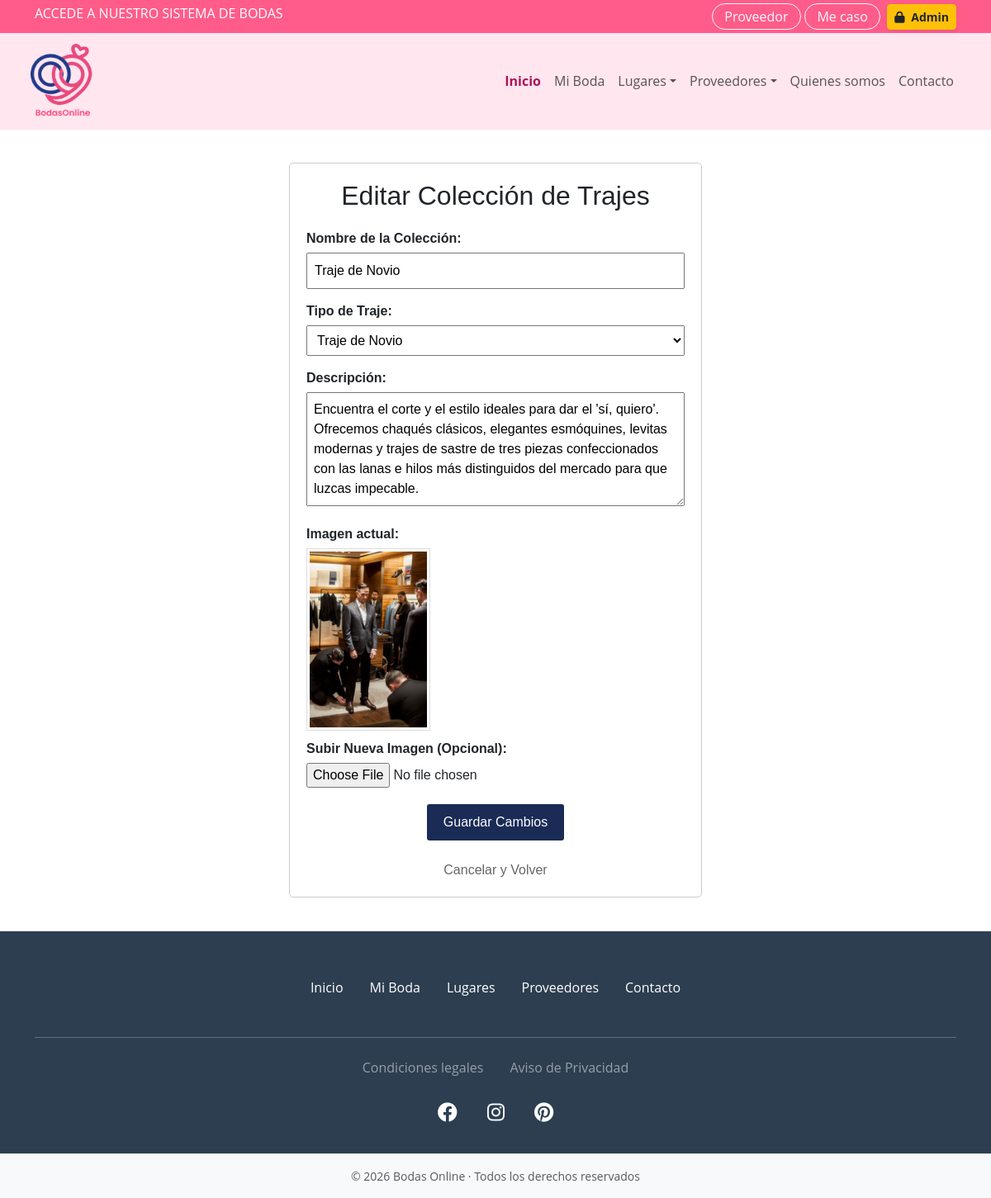
The app's page /editar_traje.php?idTraje=1 (signed in) with its own data.
### tables this page shows
CREATE TABLE `trajestb` (
  `idTraje` int NOT NULL,
  `nombreTraje` varchar(100) NOT NULL,
  `imgTraje` varchar(255) NOT NULL,
  `tipoTraje` varchar(50) NOT NULL,
  `descripcionTraje` text
);

### editar_traje.php (the view, shortened to what this page needs)
<?php
require_once("conexion.php");
$idTraje = $_GET['idTraje'];
$consulta = "SELECT * FROM trajestb WHERE idTraje = ?";
$sentencia = $conexion->prepare($consulta);
$sentencia->execute([$idTraje]);
$traje = $sentencia->fetch(PDO::FETCH_ASSOC);
?>
<?php include_once("header.php"); ?>
<div style="max-width: 500px; margin: 40px auto; padding: 20px; border: 1px solid #ccc; border-radius: 5px; background-color: #fff; font-family: sans-serif;">
    <h2 style="text-align: center; margin-bottom: 20px;">Editar Colección de Trajes</h2>
    <form action="" method="POST" enctype="multipart/form-data">
        <div style="margin-bottom: 15px;">
            <label style="display: block; margin-bottom: 5px; font-weight: bold;">Nombre de la Colección:</label>
            <input type="text" name="nombreTraje" value="<?= htmlspecialchars($traje['nombreTraje']) ?>" required style="width: 100%; padding: 8px; box-sizing: border-box;">
        </div>
        <div style="margin-bottom: 15px;">
            <label style="display: block; margin-bottom: 5px; font-weight: bold;">Tipo de Traje:</label>
            <select name="tipoTraje" required style="width: 100%; padding: 8px; box-sizing: border-box;">
                <option value="novio" <?= ($traje['tipoTraje'] == 'novio') ? 'selected' : '' ?>>Traje de Novio</option>
            </select>
        </div>
        <div style="margin-bottom: 15px;">
            <label style="display: block; margin-bottom: 5px; font-weight: bold;">Descripción:</label>
            <textarea name="descripcionTraje" rows="5" required style="width: 100%; padding: 8px; box-sizing: border-box;"><?= htmlspecialchars($traje['descripcionTraje']) ?></textarea>
        </div>
        <div style="margin-bottom: 20px;">
            <label style="display: block; margin-bottom: 5px; font-weight: bold;">Imagen actual:</label>
            <img src="<?= htmlspecialchars($traje['imgTraje']) ?>" width="150" style="display: block; margin-bottom: 10px; border: 1px solid #ddd; padding: 3px;">
            <label style="display: block; margin-bottom: 5px; font-weight: bold;">Subir Nueva Imagen (Opcional):</label>
            <input type="file" name="imgTraje" style="width: 100%;">
        </div>
        <div style="text-align: center;">
            <button type="submit" style="background-color: #1a2b56; color: white; border: none; padding: 10px 20px; font-size: 16px; cursor: pointer; border-radius: 3px;">Guardar Cambios</button>
            <br><br>
            <a href="admin.php?tab=trajes" style="color: #666; text-decoration: none;">Cancelar y Volver</a>
        </div>
    </form>
</div>
<?php include_once("footer.php"); ?>

### style.css (style rules this page uses)
:root { --rosa-fondo: #ffe6ef; --rosa-intenso: #ff5c8a; --rosa-medio: #ff9bb8; --azul: #0046ff; --gris-texto: #555; --color-negro-fondo: #000000; --color-rosa-tarjeta: #fcebed; --color-rojo-flecha: #ff1a4d; --color-texto-azul: #0a1b44; --color-pie-texto: #802040; --rosa-principal: #ff3366; --dorado-premium: #ffc107; --azul-oscuro: #0a1b44; --pink-main: #ff4d88; --pink-gradient: linear-gradient(90deg, #ff4d88 0%, #ff758c 100%); --pink-soft: #ffe6ef; --pink-light: #fff0f3; --navy-blue: #1a2b56; --navy-blog: #0a1b44; --navy-dark: #0a1b44; --yellow-stars: #ffb800; --yellow-blog: #ffb800; --text-muted: #b56b7d; --text-brown: #8a3a3a; --bg-premium: #ffb800; --gold-stars: #ffc107; --pink-btn: linear-gradient(90deg, #ff4d88 0%, #ff758c 100%); --pink-accent: #ff3366; --pink-primary: #ff4d88; --pink-bg-light: #ffe6ef; --dark-blue: #2c3e50; --bo-pink: #ff4d88; --bo-pink-hover: #ff3370; --bo-pink-light: #fff0f3; --bo-pink-border: #ffdce5; --bo-navy: #1d3557; --bo-accent-pink: #ff4d88; --bo-yellow: #ffb800; --bo-blue-button: #233d90; }
body { font-family: 'Open Sans', system-ui, -apple-system, BlinkMacSystemFont, "Segoe UI", sans-serif; background-color: #fff; overflow-x: hidden; }

### records on screen
trajestb: nombreTraje "Traje de Novio", tipoTraje "Traje de Novio", descripcionTraje "Encuentra el corte y el estilo ideales para dar el 'sí, quiero'. Ofrecemos chaqués clásicos, elegantes esmóquines, levitas modernas y trajes de sastre de tres piezas confeccionados con las lanas e hilos más distinguidos del mercado para que luzcas impecable.", imgTraje (picture)
